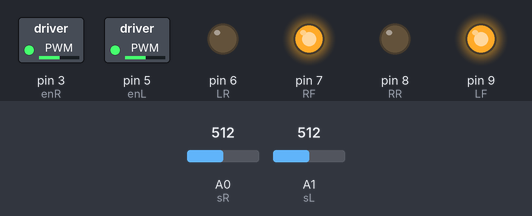
Recording of a sketch running on a simulated Arduino Uno, built with avr-gcc and run on an emulated ATmega328P. Shown: switched loads named in the sketch (green lamp = pin HIGH), output pins drawn as LEDs (lit = HIGH). Inputs (shaded band) come from the test bench; at power-on: A0 (sR) = 512, A1 (sL) = 512.

Above: at 0.05 s.
At 2.05 s:
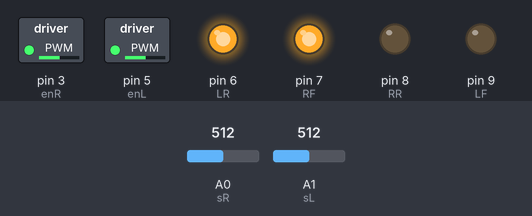
At 4.05 s:
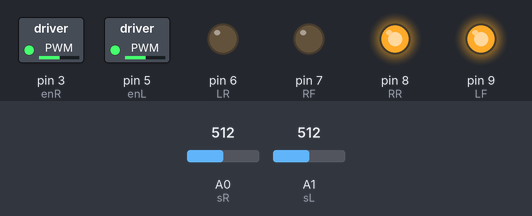
At 6.05 s:
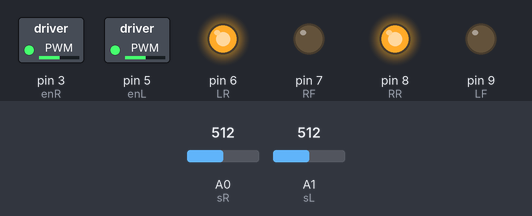
At 7.95 s:
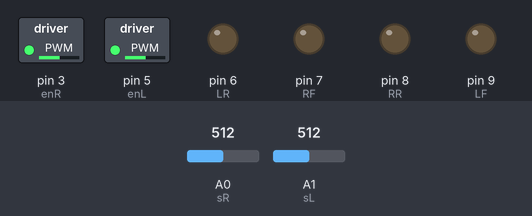
Timing chart, 0 to 9.2 s (numbered marks = the images above):
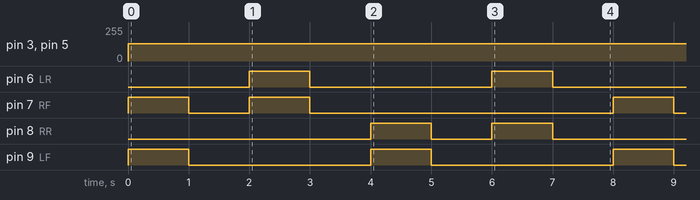

The sketch:

line_following_robot.ino
```cpp
//senser
int sR = A0;
int sL = A1;
//Right motor
int enL = 5;
int RF = 7;
int RR = 8;

//Left motor
int enR =3;
int LF = 9;
int LR = 6;

void setup()
{


  // put your setup code here, to run once:
  pinMode(enR, OUTPUT);
  pinMode(RF, OUTPUT);
  pinMode(RR, OUTPUT);

  pinMode(enL, OUTPUT);
  pinMode(LF, OUTPUT);
  pinMode(LR, OUTPUT);

  pinMode(sL, INPUT);
  pinMode(sR, INPUT);

}


void loop()
{
  int vL = analogRead(A0);
  int vR = analogRead(A1);
  Serial.print(vL);
  Serial.print("_");
  Serial.println(vR);

  analogWrite(enL, 130);
  analogWrite(enR, 130);

  //forward
  digitalWrite(7, HIGH);
  digitalWrite(9, HIGH);
  delay(1000);
  digitalWrite(7, LOW);
  digitalWrite(9, LOW);
  delay(1000);

  //turn left
  digitalWrite(7, HIGH);
  digitalWrite(6, HIGH);
  delay(1000);
  digitalWrite(7, LOW);
  digitalWrite(6, LOW);
  delay(1000);

  //turn rihgt
  digitalWrite(9, HIGH);
  digitalWrite(8, HIGH);
  delay(1000);
  digitalWrite(9, LOW);
  digitalWrite(8, LOW);
  delay(1000);

  //Backword
  digitalWrite(8, HIGH);
  digitalWrite(6, HIGH);
  delay(1000);
  digitalWrite(8, LOW);
  digitalWrite(6, LOW);
  delay(1000);


}
```

Measured:
- by itself, pin 3 (enR), pin 5 (enL): 0/255 → 130/255 at 0.00 s
- by itself, pin 6 (LR), pin 9 (LF): alternates HIGH for 1.0 s and LOW for 3.0 s
- by itself, pin 7 (RF), pin 8 (RR): repeats every 8.0 s: LOW 1.0 s, HIGH 1.0 s, LOW 5.0 s, HIGH 1.0 s
